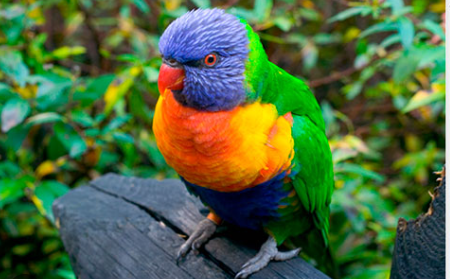
#> input picture image copy.png, 450 x 279 px
$ python histo.py
#> lines starting #> are read from the running program, lines starting #| are printed output that depends on the picture
import cv2
import matplotlib.pyplot as plt


path ="image copy.png"

img = cv2.imread(path).astype('float32') / 255.0

# 2️⃣ OpenCV loads images in BGR order — we’ll plot each channel separately
colors = ('b', 'g', 'r')

# 3️⃣ Draw histogram for each channel
for i, color in enumerate(colors):
    hist = cv2.calcHist([img], [i], None, [256], [0, 1])
    plt.plot(hist, color=color)
    plt.xlim([0, 256])

# 4️⃣ Add labels and show
plt.title('RGB Color Histogram')
plt.xlabel('Pixel Intensity')
plt.ylabel('Number of Pixels')
plt.show()
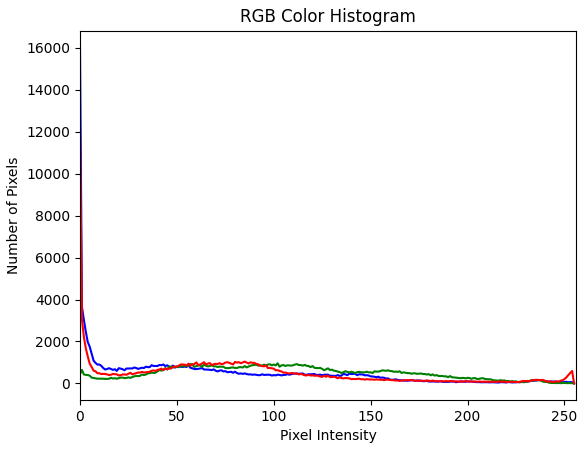
#> figure drawn by matplotlib, 1 panel; curve peaks at x = 0, y = 16027; curve peaks at x = 102, y = 959; curve peaks at x = 0, y = 12045
